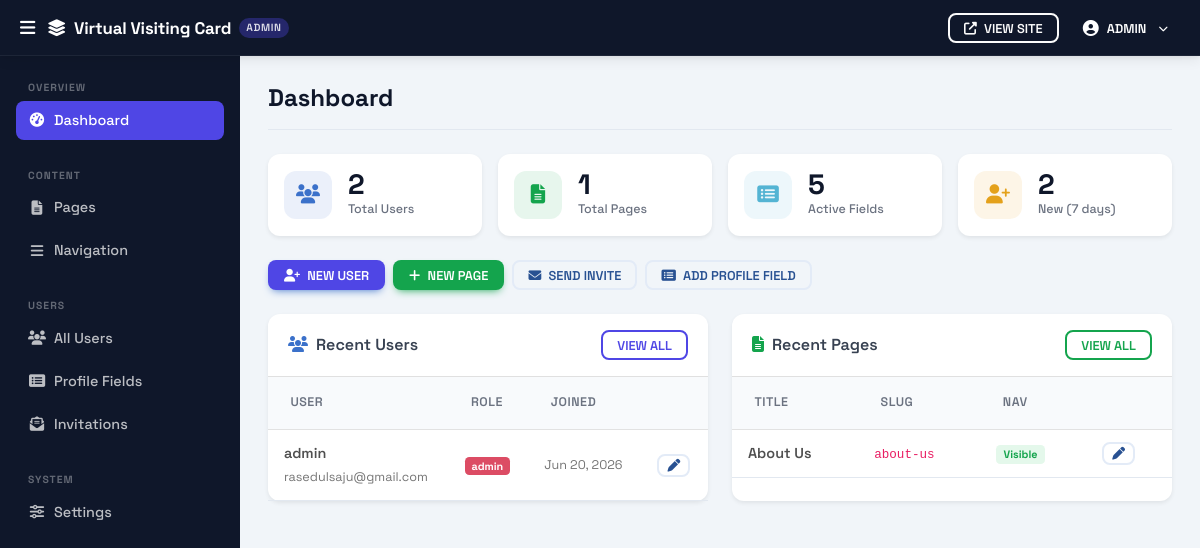
The app's page /admin/index.php (signed in) with its own data.
### tables this page shows
CREATE TABLE `users` (
  `id`                INT UNSIGNED                    NOT NULL AUTO_INCREMENT,
  `username`          VARCHAR(50)                     NOT NULL,
  `email`             VARCHAR(150)                    NOT NULL,
  `password_hash`     VARCHAR(255)                    NOT NULL,
  `role`              ENUM('user','admin','superadmin') NOT NULL DEFAULT 'user',
  `account_status`    ENUM('active','resigned')       NOT NULL DEFAULT 'active',
  `can_edit_profile`  TINYINT(1)                      NOT NULL DEFAULT 1,
  `meta_robots`       VARCHAR(20)                     NOT NULL DEFAULT 'index,follow',
  `show_in_directory` TINYINT(1)                      NOT NULL DEFAULT 1
                        COMMENT 'Visible on /members listing (independent of SEO noindex)',
  `profile_image`     VARCHAR(255)                    NOT NULL DEFAULT 'default-avatar.png',
  `bio`               TEXT,
  `reset_token`       VARCHAR(64)                         NULL DEFAULT NULL,
  `reset_expires`     DATETIME                            NULL DEFAULT NULL,
  `created_at`        DATETIME                        NOT NULL DEFAULT CURRENT_TIMESTAMP,
  PRIMARY KEY (`id`),
  UNIQUE KEY `uq_username` (`username`),
  UNIQUE KEY `uq_email`    (`email`)
);

CREATE TABLE `pages` (
  `id`          INT UNSIGNED NOT NULL AUTO_INCREMENT,
  `slug`        VARCHAR(200) NOT NULL COMMENT 'URL-safe slug, e.g. about-us',
  `title`       VARCHAR(300) NOT NULL,
  `content`     LONGTEXT,
  `show_in_nav` TINYINT(1)   NOT NULL DEFAULT 0,
  `nav_order`   INT          NOT NULL DEFAULT 0,
  `meta_robots` VARCHAR(20)  NOT NULL DEFAULT 'index,follow',
  `updated_at`  DATETIME     NOT NULL DEFAULT CURRENT_TIMESTAMP
                             ON UPDATE CURRENT_TIMESTAMP,
  PRIMARY KEY (`id`),
  UNIQUE KEY `uq_slug` (`slug`)
);

### helpers.php (called while the page is built, shortened)
<?php
require_once __DIR__ . '/db.php';
function e(string $s): string
{
    return htmlspecialchars($s, ENT_QUOTES | ENT_HTML5, 'UTF-8');
}
function isSuperAdmin(): bool
{
    return isset($_SESSION['role']) && $_SESSION['role'] === 'superadmin';
}
function getSetting(string $key, string $default = ''): string
{
    try {
        $stmt = getDB()->prepare('SELECT value FROM settings WHERE `skey` = ? LIMIT 1');
        $stmt->execute([$key]);
        $row = $stmt->fetch();
        return $row ? $row['value'] : $default;
    } catch (PDOException) {
        return $default;
    }
}
function siteName(): string
{
    static $_cached = null;
    if ($_cached === null) {
        $fallback = defined('APP_NAME') ? APP_NAME : _SITE_NAME_FALLBACK;
        try { $_cached = getSetting('site_name') ?: $fallback; }
        catch (Exception) { $_cached = $fallback; }
    }
    return $_cached;
}
function getTheme(): array
{
    static $_cached = null;
    if ($_cached === null) {
        $defaults = [
            'primary_color'    => '#4f46e5',
            'accent_color'     => '#7c3aed',
            'text_color'       => '#374151',
            'heading_color'    => '#0f172a',
            'bg_color'         => '#f8fafc',
            'surface_color'    => '#ffffff',
            'border_radius'    => '12',
            'font_heading'     => 'Space Grotesk',
            'font_body'        => 'system-ui',
            'enable_animations'=> '1',
        ];
        $_cached = $defaults;
        try {
            foreach ($defaults as $k => $v) {
                $_cached[$k] = getSetting('theme_' . $k, $v) ?: $v;
            }
        } catch (Exception) {
        }
    }
    return $_cached;
}

### db.php (called while the page is built, shortened)
<?php
function getDB(): PDO
{
    static $pdo = null;
    if ($pdo === null) {
        $dsn = sprintf(
            'mysql:host=%s;dbname=%s;charset=%s',
            DB_HOST, DB_NAME, DB_CHARSET
        );
        $pdo = new PDO($dsn, DB_USER, DB_PASS, [
            PDO::ATTR_ERRMODE            => PDO::ERRMODE_EXCEPTION,
            PDO::ATTR_DEFAULT_FETCH_MODE => PDO::FETCH_ASSOC,
            PDO::ATTR_EMULATE_PREPARES   => false,
        ]);
    }
    return $pdo;
}

### admin/index.php (the view, shortened to what this page needs)
<?php
require_once __DIR__ . '/../helpers.php';
$pdo = getDB();
$totalUsers  = (int)$pdo->query("SELECT COUNT(*) FROM users")->fetchColumn();
$totalPages  = (int)$pdo->query("SELECT COUNT(*) FROM pages")->fetchColumn();
$totalFields = (int)$pdo->query("SELECT COUNT(*) FROM profile_fields WHERE is_active = 1")->fetchColumn();
$newUsers7d  = (int)$pdo->query(
    "SELECT COUNT(*) FROM users WHERE created_at >= DATE_SUB(NOW(), INTERVAL 7 DAY)"
)->fetchColumn();
$recentUsersWhere = isSuperAdmin() ? '' : "WHERE role != 'superadmin'";
$recentUsers = $pdo->query(
    "SELECT id, username, email, role, created_at FROM users $recentUsersWhere ORDER BY created_at DESC LIMIT 6"
)->fetchAll();
$recentPages = $pdo->query(
    "SELECT id, slug, title, show_in_nav, updated_at FROM pages ORDER BY updated_at DESC LIMIT 6"
)->fetchAll();
$pageTitle = 'Dashboard';
$activeNav = 'dashboard';
require_once __DIR__ . '/layout_header.php';
?>
<div class="row g-3 mb-4">
    <?php
    $stats = [
        ['icon' => 'fas fa-users',    'color' => 'primary', 'value' => $totalUsers,  'label' => 'Total Users',      'link' => BASE_URL . 'admin/users/'],
        ['icon' => 'fas fa-file-alt', 'color' => 'success', 'value' => $totalPages,  'label' => 'Total Pages',      'link' => BASE_URL . 'admin/pages/'],
        ['icon' => 'fas fa-list-alt', 'color' => 'info',    'value' => $totalFields, 'label' => 'Active Fields',    'link' => BASE_URL . 'admin/fields/'],
        ['icon' => 'fas fa-user-plus','color' => 'warning', 'value' => $newUsers7d,  'label' => 'New (7 days)',     'link' => BASE_URL . 'admin/users/'],
    ];
    foreach ($stats as $s):
    ?>
    <div class="col-6 col-xl-3">
        <a href="<?= $s['link'] ?>" class="text-decoration-none">
            <div class="card border-0 shadow-sm stat-card stat-card--<?= $s['color'] ?>">
                <div class="card-body d-flex align-items-center gap-3 p-3">
                    <div class="stat-icon bg-<?= $s['color'] ?> bg-opacity-10 text-<?= $s['color'] ?>">
                        <i class="<?= $s['icon'] ?>"></i>
                    </div>
                    <div>
                        <div class="stat-value"><?= $s['value'] ?></div>
                        <div class="stat-label"><?= $s['label'] ?></div>
                    </div>
                </div>
            </div>
        </a>
    </div>
    <?php endforeach; ?>
</div>
<div class="d-flex gap-2 flex-wrap mb-4">
    <a href="<?= BASE_URL ?>admin/users/create.php" class="btn btn-primary btn-sm">
        <i class="fas fa-user-plus me-1"></i> New User
    </a>
    <a href="<?= BASE_URL ?>admin/pages/create.php" class="btn btn-success btn-sm">
        <i class="fas fa-plus me-1"></i> New Page
    </a>
    <a href="<?= BASE_URL ?>admin/invitations/" class="btn btn-outline-secondary btn-sm">
        <i class="fas fa-envelope me-1"></i> Send Invite
    </a>
    <a href="<?= BASE_URL ?>admin/fields/create.php" class="btn btn-outline-secondary btn-sm">
        <i class="fas fa-list-alt me-1"></i> Add Profile Field
    </a>
</div>
<div class="row g-4">
    <div class="col-lg-6">
        <div class="card border-0 shadow-sm h-100">
            <div class="card-header bg-transparent border-bottom d-flex justify-content-between align-items-center">
                <span class="fw-semibold"><i class="fas fa-users me-2 text-primary"></i>Recent Users</span>
                <a href="<?= BASE_URL ?>admin/users/" class="btn btn-sm btn-outline-primary">View All</a>
            </div>
            <div class="table-responsive">
                <table class="table table-hover align-middle mb-0">
                    <thead class="table-light"><tr>
                        <th>User</th><th>Role</th><th>Joined</th><th></th>
                    </tr></thead>
                    <tbody>
                    <?php foreach ($recentUsers as $u): ?>
                    <tr>
                        <td>
                            <div class="fw-semibold"><?= e($u['username']) ?></div>
                            <small class="text-muted"><?= e($u['email']) ?></small>
                        </td>
                        <td><span class="badge <?= $u['role'] === 'admin' ? 'bg-danger' : 'bg-primary' ?>">
                            <?= e($u['role']) ?></span></td>
                        <td class="small text-muted"><?= date('M j, Y', strtotime($u['created_at'])) ?></td>
                        <td>
                            <a href="<?= BASE_URL ?>admin/users/edit.php?id=<?= (int)$u['id'] ?>"
                               class="btn btn-xs btn-outline-secondary btn-sm py-0 px-2">
                                <i class="fas fa-pen"></i>
                            </a>
                        </td>
                    </tr>
                    <?php endforeach; ?>
                    </tbody>
                </table>
            </div>
        </div>
    </div>
    <div class="col-lg-6">
        <div class="card border-0 shadow-sm h-100">
            <div class="card-header bg-transparent border-bottom d-flex justify-content-between align-items-center">
                <span class="fw-semibold"><i class="fas fa-file-alt me-2 text-success"></i>Recent Pages</span>
                <a href="<?= BASE_URL ?>admin/pages/" class="btn btn-sm btn-outline-success">View All</a>
            </div>
            <div class="table-responsive">
                <table class="table table-hover align-middle mb-0">
                    <thead class="table-light"><tr>
                        <th>Title</th><th>Slug</th><th>Nav</th><th></th>
                    </tr></thead>
                    <tbody>
                    <?php foreach ($recentPages as $p): ?>
                    <tr>
                        <td class="fw-semibold"><?= e($p['title']) ?></td>
                        <td><code class="small"><?= e($p['slug']) ?></code></td>
                        <td>
                            <?php if ($p['show_in_nav']): ?>
                                <span class="badge bg-success-subtle text-success">Visible</span>
                            <?php else: ?>
                                <span class="badge bg-secondary-subtle text-secondary">Hidden</span>
                            <?php endif; ?>
                        </td>
                        <td>
                            <a href="<?= BASE_URL ?>admin/pages/edit.php?id=<?= (int)$p['id'] ?>"
                               class="btn btn-xs btn-outline-secondary btn-sm py-0 px-2">
                                <i class="fas fa-pen"></i>
                            </a>
                        </td>
                    </tr>
                    <?php endforeach; ?>
                    </tbody>
                </table>
            </div>
        </div>
    </div>
</div>
<?php require_once __DIR__ . '/layout_footer.php'; ?>

### admin/layout_header.php (shortened to what this page needs)
<?php
$activeNav  = $activeNav  ?? 'dashboard';
$pageTitle  = $pageTitle  ?? 'Admin';
$_adminUser = $_SESSION['username'] ?? 'Admin';
function _adminNavLink(string $href, string $icon, string $label, string $key, string $active): string
{
    $cls = $key === $active ? 'active' : '';
    return '<li class="nav-item mb-1">
        <a class="admin-nav-link ' . $cls . '" href="' . $href . '">
            <i class="' . $icon . ' fa-fw me-2"></i>' . $label . '
        </a>
    </li>';
}
?>
<!DOCTYPE html>
<html lang="en">
<head>
    <link rel="stylesheet" href="https://cdnjs.cloudflare.com/ajax/libs/font-awesome/6.5.0/css/all.min.css">
    <link rel="stylesheet" href="https://cdnjs.cloudflare.com/ajax/libs/mdb-ui-kit/6.4.0/mdb.min.css">
    <link rel="stylesheet" href="<?= BASE_URL ?>assets/css/custom.css">
    <link rel="stylesheet" href="<?= BASE_URL ?>assets/css/admin.css">
<?php
$_theme = getTheme();
?>
</head>
<body class="admin-body">
<nav class="admin-topbar navbar navbar-dark fixed-top">
    <div class="container-fluid px-3">
        <div class="d-flex align-items-center gap-2">
            <button class="btn btn-link text-white p-1" id="sidebarToggle" title="Toggle sidebar">
            </button>
            <a class="navbar-brand admin-brand mb-0" href="<?= BASE_URL ?>admin/">
                <i class="fas fa-layer-group me-2"></i><?= e(siteName()) ?>
                <span class="admin-badge ms-2">Admin</span>
            </a>
        </div>
        <div class="d-flex align-items-center gap-2">
            <a href="<?= BASE_URL ?>" target="_blank" class="btn btn-sm btn-outline-light">
                <i class="fas fa-external-link-alt me-1"></i>
                <span class="d-none d-md-inline">View Site</span>
            </a>
            <div class="dropdown" style="position:relative;">
                <button class="btn btn-sm btn-link text-white d-flex align-items-center gap-2 text-decoration-none"
                        type="button" id="adminUserDrop">
                    <span class="d-none d-md-inline"><?= e($_adminUser) ?></span>
                </button>
            </div>
        </div>
    </div>
</nav>
<div class="admin-wrapper">
    <aside class="admin-sidebar" id="adminSidebar">
        <nav class="admin-nav p-3">
            <div class="admin-nav-section-label">Overview</div>
            <ul class="nav flex-column mb-2">
                <?= _adminNavLink(BASE_URL . 'admin/', 'fas fa-tachometer-alt', 'Dashboard', 'dashboard', $activeNav) ?>
            </ul>
            <div class="admin-nav-section-label">Content</div>
            <ul class="nav flex-column mb-2">
                <?= _adminNavLink(BASE_URL . 'admin/pages/', 'fas fa-file-alt', 'Pages', 'pages', $activeNav) ?>
                <?= _adminNavLink(BASE_URL . 'admin/nav/', 'fas fa-bars', 'Navigation', 'nav', $activeNav) ?>
            </ul>
            <div class="admin-nav-section-label">Users</div>
            <ul class="nav flex-column mb-2">
                <?= _adminNavLink(BASE_URL . 'admin/users/', 'fas fa-users', 'All Users', 'users', $activeNav) ?>
                <?= _adminNavLink(BASE_URL . 'admin/fields/', 'fas fa-list-alt', 'Profile Fields', 'fields', $activeNav) ?>
                <?= _adminNavLink(BASE_URL . 'admin/invitations/', 'fas fa-envelope-open-text', 'Invitations', 'invitations', $activeNav) ?>
            </ul>
            <div class="admin-nav-section-label">System</div>
            <ul class="nav flex-column">
                <?= _adminNavLink(BASE_URL . 'admin/settings/', 'fas fa-sliders-h', 'Settings', 'settings', $activeNav) ?>
            </ul>
        </nav>
    </aside>
    <main class="admin-content" id="adminContent">
        <div class="admin-content-inner">
            <div class="admin-page-header mb-4">
                <h1 class="admin-page-title"><?= e($pageTitle) ?></h1>
            </div>

### admin/layout_footer.php (shortened to what this page needs)
        </div>
    </main>
</div>
</body>
</html>

### assets/css/custom.css (style rules this page uses)
:root { --cms-primary: #4f46e5; --cms-primary-dark: #3730a3; --cms-accent: #7c3aed; --cms-ink: #0f172a; --cms-body: #374151; --cms-muted: #6b7280; --cms-border: #e2e8f0; --cms-bg: #f8fafc; --cms-surface: #ffffff; --cms-radius: 12px; --cms-shadow: 0 2px 16px rgba(15, 23, 42, .08); --cms-shadow-lg: 0 8px 32px rgba(15, 23, 42, .12); --cms-font-display: 'Space Grotesk', system-ui, sans-serif; --cms-font-body: -apple-system, BlinkMacSystemFont, 'Segoe UI', system-ui, sans-serif; }
html { scroll-behavior: smooth; }
body { font-family: var(--cms-font-body); background-color: var(--cms-bg); color: var(--cms-body); min-height: 100vh; display: flex; flex-direction: column; }
h1, h2, h3, h4, h5, h6, .navbar-brand, .auth-card-header h1 { font-family: var(--cms-font-display); color: var(--cms-ink); }
.btn-primary { background: var(--cms-primary) !important; border-color: var(--cms-primary) !important; font-weight: 600; border-radius: 8px; }
.btn-outline-primary { color: var(--cms-primary) !important; border-color: var(--cms-primary) !important; }
.card { border-radius: var(--cms-radius) !important; box-shadow: var(--cms-shadow); }
.bg-success-subtle { background: rgba(34,197,94,.12) !important; }

### records on screen
users: username "admin", email "rasedulsaju@gmail.com", role "admin", created_at "Jun 20, 2026"
pages: title "About Us", slug "about-us", show_in_nav "Visible"

### other values on screen
siteName() "Virtual Visiting Card"
$_adminUser "ADMIN"
$label "Dashboard Pages Navigation All Users Profile Fields Invitations Settings"
$pageTitle "Dashboard"
$s['value'] "2"
$s['label'] "Total Users"
$s['value'] "1"
$s['label'] "Total Pages"
$s['value'] "5"
$s['label'] "Active Fields"
$s['label'] "New (7 days)"
